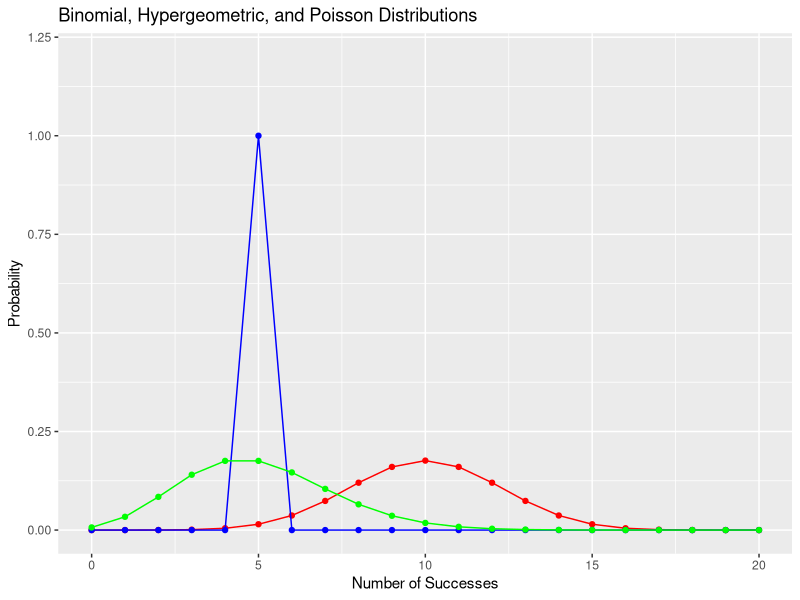

Here is the R script that generated this plot:
library(ggplot2)

# Define parameters for each distribution
n <- 20 # number of trials for binomial distribution
m <- 20 # population size for hypergeometric distribution
k <- 5  # number of successes for hypergeometric distribution
lambda <- 5 # expected number of successes for Poisson distribution

# Generate data for each distribution
binomial_data <- data.frame(x = 0:n, y = dbinom(0:n, n, 0.5))
hypergeometric_data <- data.frame(x = 0:n, y = dhyper(0:m, k, m - k, m))
poisson_data <- data.frame(x = 0:n, y = dpois(0:n, lambda))

##### in the code above note the descriptors of the probability function
##### note the difference between k (known) and lambda (expected)

# Plot the distributions using ggplot
ggplot() +
  geom_point(data = binomial_data, aes(x = x, y = y), color = "red") +
  geom_line(data = binomial_data, aes(x = x, y = y), color = "red") +
  geom_point(data = hypergeometric_data, aes(x = x, y = y), color = "blue") +
  geom_line(data = hypergeometric_data, aes(x = x, y = y), color = "blue") +
  geom_point(data = poisson_data, aes(x = x, y = y), color = "green") +
  geom_line(data = poisson_data, aes(x = x, y = y), color = "green") +
  labs(title = "Binomial, Hypergeometric, and Poisson Distributions",
       x = "Number of Successes", y = "Probability") +
  scale_x_continuous(limits = c(0, n)) +
  scale_y_continuous(limits = c(0, max(binomial_data$y, hypergeometric_data$y, poisson_data$y) * 1.2))

